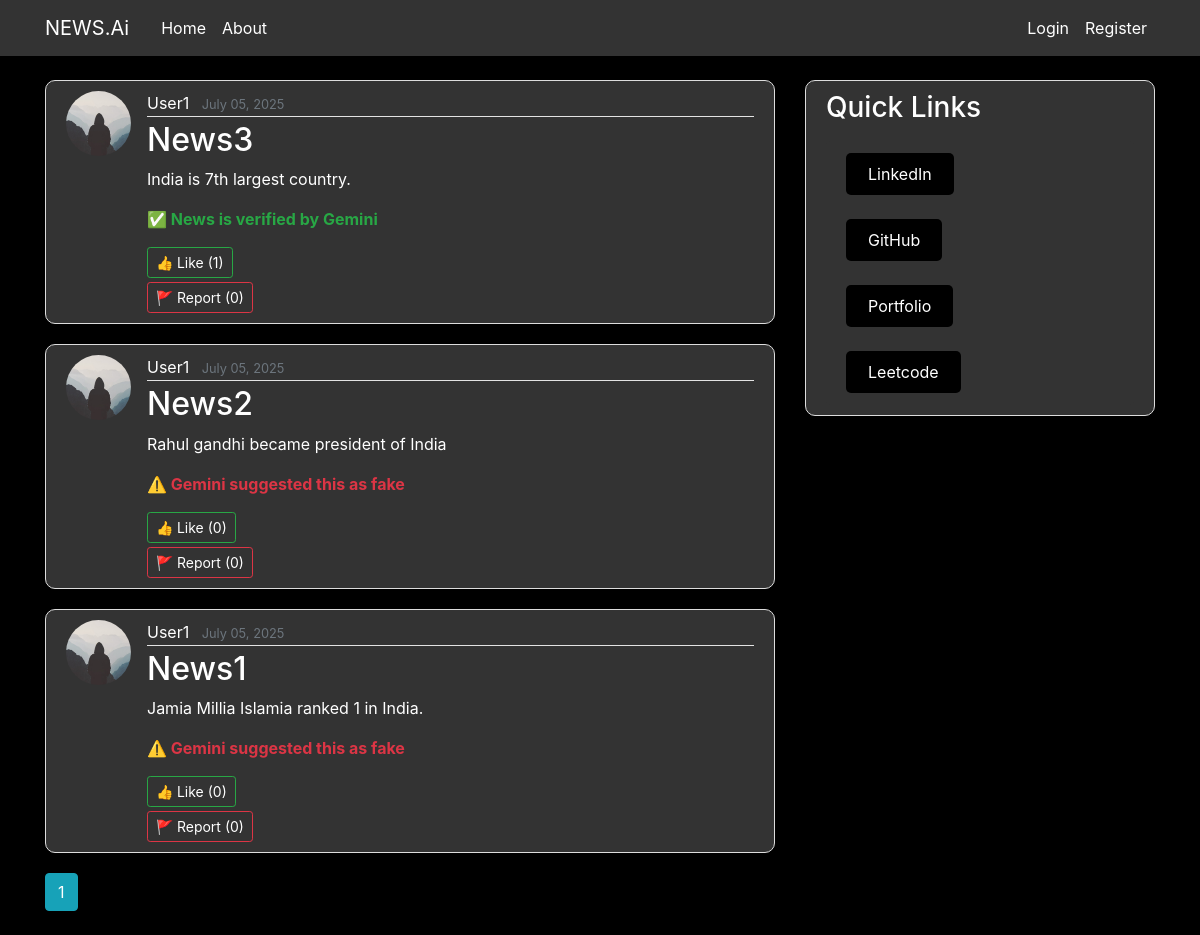
Page /home on the earlier database version.
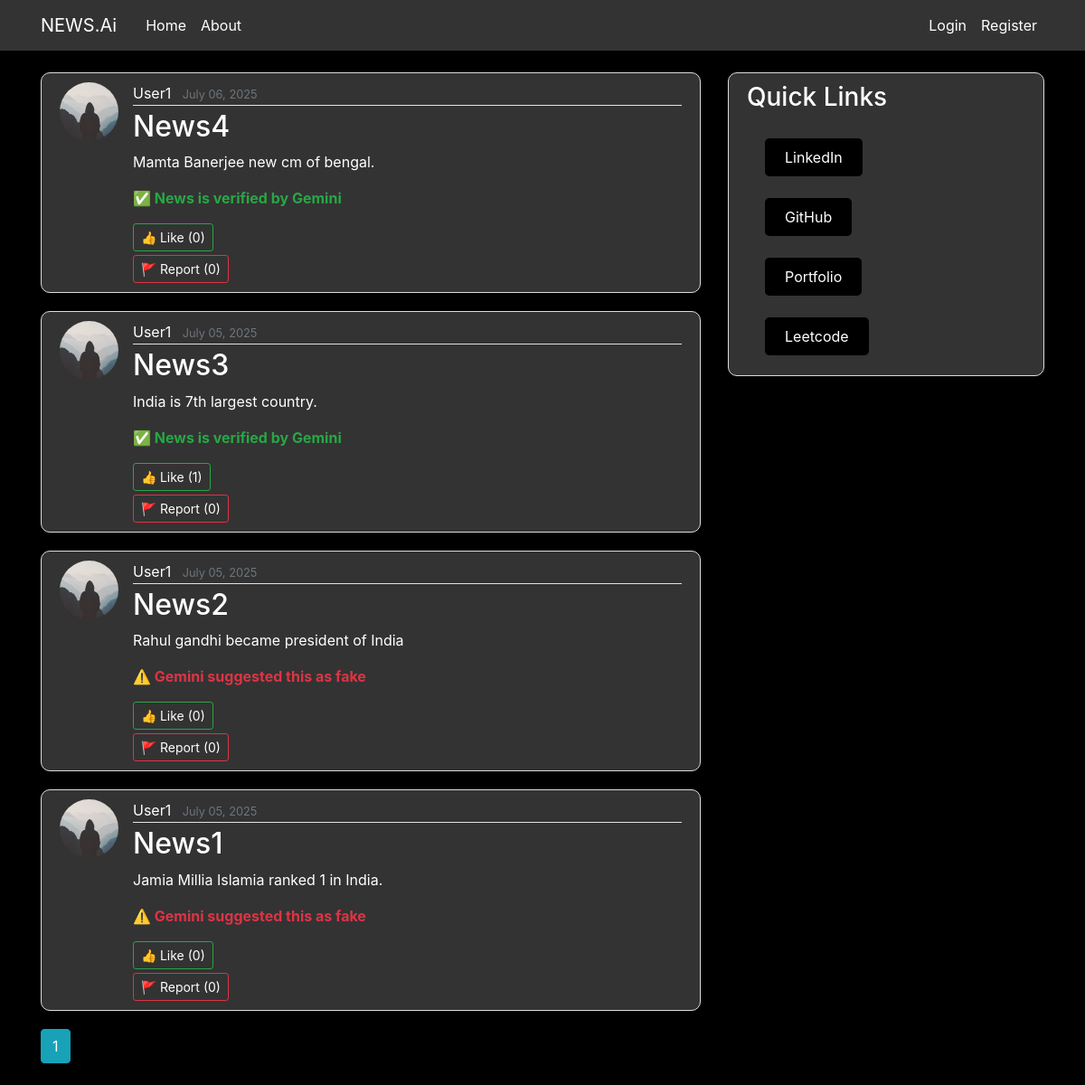
Same page on the later database version.
### flaskblog/models.py (models this page shows, shortened)
class Post(db.Model):
    id = db.Column(db.Integer, primary_key=True)
    title = db.Column(db.String(100), nullable=False)
    date_posted = db.Column(db.DateTime, nullable=False, default=datetime.utcnow)
    content = db.Column(db.Text, nullable=False)
    user_id = db.Column(db.Integer, db.ForeignKey('user.id'), nullable=False)
    gemini_verified = db.Column(db.Boolean, nullable=True)  # None = not checked yet
    def likes_count(self):
        return self.liked_by.count()
    def reports_count(self):
        return self.reported_by.count()

class User(db.Model, UserMixin):
    id = db.Column(db.Integer, primary_key=True)
    username = db.Column(db.String(20), unique=True, nullable=False)
    email = db.Column(db.String(120), unique=True, nullable=False)
    image_file = db.Column(db.String(20), nullable=False, default='default.jpg')
    password = db.Column(db.String(60), nullable=False)
    posts = db.relationship('Post', backref='author', lazy=True)
    liked_posts = db.relationship(
        'Post',
        secondary=likes,
        backref=db.backref('liked_by', lazy='dynamic'),
        lazy='dynamic'
    )
    reported_posts = db.relationship(
        'Post',
        secondary=reports,
        backref=db.backref('reported_by', lazy='dynamic'),
        lazy='dynamic'
    )

### flaskblog/routes.py (the view)
@app.route("/")
@app.route("/home")
def home():
    page = request.args.get('page', 1, type=int)
    posts = Post.query.order_by(Post.date_posted.desc()).paginate(page=page, per_page=5)
    return render_template('home.html', posts=posts)

### flaskblog/templates/home.html (shortened to what this page needs)
{% extends "layout.html" %}
{% block content %}
  {% for post in posts.items %}
  <article class="media content-section">
    <img class="rounded-circle article-img" src="{{ url_for('static',filename='profile_pic/'+post.author.image_file) }}">
    <div class="media-body">
      <div class="article-metadata">
        <a class="mr-2 name" href="{{ url_for('user_posts', username=post.author.username) }}">{{ post.author.username }}</a>
        <small class="text-muted" style="color: white;">{{ post.date_posted.strftime('%B %d, %Y') }}</small>
      </div>
      <h2><a class="article-title" href="{{ url_for('post', post_id=post.id) }}">{{ post.title }}</a></h2>
      <p class="article-content" style="color: white;">{{ post.content }}</p>
      {% if post.gemini_verified == True %}
        <p class="text-success"><strong>✅ News is verified by Gemini</strong></p>
      {% elif post.gemini_verified == False %}
        <p class="text-danger"><strong>⚠️ Gemini suggested this as fake</strong></p>
      {% endif %}
      <form method="POST" action="{{ url_for('like_post', post_id=post.id) }}">
        <button class="btn btn-outline-success btn-sm" type="submit">👍 Like ({{ post.likes_count() }})</button>
      </form>
      <form method="POST" action="{{ url_for('report_post', post_id=post.id) }}">
        <button class="btn btn-outline-danger btn-sm mt-1" type="submit">🚩 Report ({{ post.reports_count() }})</button>
      </form>
    </div>
  </article>
  {% endfor %}
  {% for page_num in posts.iter_pages(left_edge=1, right_edge=1, left_current=1, right_current=2) %}
    {% if page_num %}
      {% if posts.page == page_num %}
        <a class="btn btn-info mb-4" href="{{ url_for('home', page=page_num) }}">{{ page_num }}</a>
      {% else %}
        <a class="btn btn-outline-info mb-4" href="{{ url_for('home', page=page_num) }}">{{ page_num }}</a>
      {% endif %}
    {% else %}
      ...
    {% endif %}
  {% endfor %}
{% endblock content %}

### flaskblog/templates/layout.html (shortened to what this page needs)
<!DOCTYPE html>
<html lang="en">
  <head>
    <link
      href="https://cdn.jsdelivr.net/npm/bootstrap@5.3.7/dist/css/bootstrap.min.css"
      rel="stylesheet"
    />
    <link href="https://cdn.jsdelivr.net/npm/bootstrap@4.6.0/dist/css/bootstrap.min.css" rel="stylesheet">
    <link rel="stylesheet" href="{{ url_for('static', filename='main.css') }}">
  </head>
  <body style="background-color: black;">
    <header class="site-header">
      <nav class="navbar navbar-expand-md navbar-dark bg-steel fixed-top" style="color: #333;">
        <div class="container">
          <a class="navbar-brand mr-4" href="/">NEWS.Ai</a>
          <div class="collapse navbar-collapse" id="navbarToggle">
            <div class="navbar-nav mr-auto">
              <a class="nav-item nav-link" href="{{url_for('home')}}">Home</a>
              <a class="nav-item nav-link" href="{{url_for('about')}}">About</a>
            </div>
            <div class="navbar-nav">
              {% if current_user.is_authenticated %}
               <a class="nav-item nav-link" href="{{url_for('new_post')}}">New Post</a>
              <a class="nav-item nav-link" href="{{url_for('account')}}">Account</a>
              <a class="nav-item nav-link" href="{{url_for('logout')}}">Logout</a>
              {% else %}
              <a class="nav-item nav-link" href="{{url_for('login')}}">Login</a>
              <a class="nav-item nav-link" href="{{url_for('register')}}">Register</a>
              {% endif %}
            </div>
          </div>
        </div>
      </nav>
    </header>
    <main role="main" class="container">
      <div class="row">
        <div class="col-md-8">
          {% block content %}{% endblock %}
        </div>
        <div class="col-md-4">
          <div class="content-section">
            <h3 style="color: white;">Quick Links</h3>
            <ul class="list-group">
              <li class="list-group-item list-group-item-light " style="background: #333; border: 0px;">
                <button class="myedit"><a class="nav-item nav-link" href="https://www.linkedin.com/in/furkankhan16/">LinkedIn</a></button>
              </li>
              <li class="list-group-item list-group-item-light " style="background: #333; border: 0px;">
                <button class="myedit"><a class="nav-item nav-link" href="https://github.com/FurkanKhann/BlogApp">GitHub</a></button>
              </li>
              <li class="list-group-item list-group-item-light " style="background: #333; border: 0px;">
                <button class="myedit"><a class="nav-item nav-link" href="https://furkankhann.github.io/Furkan/">Portfolio</a></button>
              </li>
              <li class="list-group-item list-group-item-light " style="background: #333; border: 0px;">
               <button class="myedit"><a class="nav-item nav-link" href="https://leetcode.com/u/SillyBillyy/ myedit">Leetcode</a></button>
              </li>
            </ul>
          </div>
        </div>
      </div>
    </main>
  </body>
</html>

### flaskblog/static/main.css (style rules this page uses)
body { background: #fafafa; color: #333333; margin-top: 5rem; }
h1, h2, h3, h4, h5, h6 { color: #444444; }
.bg-steel { background-color: #5f788a; }
.site-header .navbar-nav .nav-link { color: #cbd5db; }
.content-section { background: #ffffff; padding: 10px 20px; border: 1px solid #dddddd; border-radius: 3px; margin-bottom: 20px; }
.article-title { color: white; }
.article-content { white-space: pre-line; }
.article-img { height: 65px; width: 65px; margin-right: 16px; }
.article-metadata { padding-bottom: 1px; margin-bottom: 4px; border-bottom: 1px solid #e3e3e3 }
.content-section { border-radius: 10px; background-color: #333; }
.myedit { border-radius: 5px; border: white; color: white; background: black; }
.name { color: white; }
.bg-steel { background: #333; }

### flaskblog/templates/layout.html (style rules this page uses)
label, .form-control, .form-check-label, .form-check-input, .btn, small, a { color: white !important; }

Differences in the rows shown:
added Post: image_file (placeholder picture), author.username "User1", date_posted "July 06, 2025", title "News4", content "Mamta Banerjee new cm of bengal.", gemini_verified "✅ News is verified by Gemini", likes_count "0", reports_count "0"
